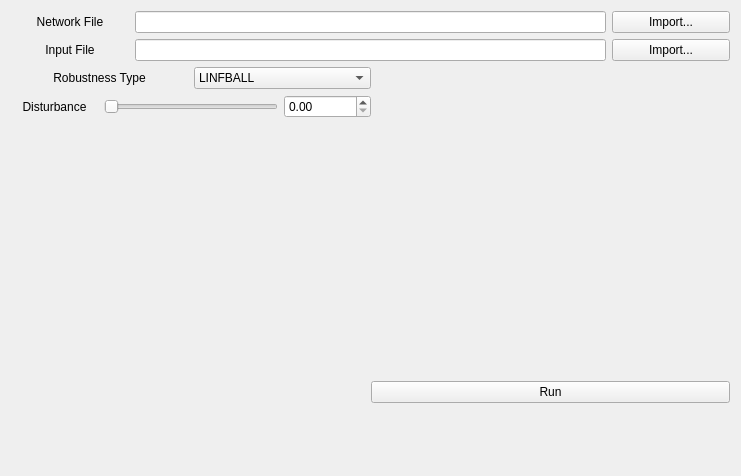
<?xml version="1.0" encoding="UTF-8"?>
<ui version="4.0">
 <class>ConfigurationView</class>
 <widget class="QWidget" name="ConfigurationView">
  <property name="geometry">
   <rect>
    <x>0</x>
    <y>0</y>
    <width>741</width>
    <height>476</height>
   </rect>
  </property>
  <property name="windowTitle">
   <string>Form</string>
  </property>
  <layout class="QGridLayout" name="gridLayout">
   <item row="0" column="0">
    <layout class="QVBoxLayout" name="verticalLayout" stretch="1,1,5,1,1">
     <item>
      <layout class="QHBoxLayout" name="horizontalLayout_2" stretch="1,4,1">
       <item>
        <widget class="QLabel" name="label">
         <property name="text">
          <string>Network File</string>
         </property>
         <property name="alignment">
          <set>Qt::AlignCenter</set>
         </property>
        </widget>
       </item>
       <item>
        <widget class="QLineEdit" name="networkFile"/>
       </item>
       <item>
        <widget class="QPushButton" name="importNetwork">
         <property name="text">
          <string>Import...</string>
         </property>
        </widget>
       </item>
      </layout>
     </item>
     <item>
      <layout class="QHBoxLayout" name="horizontalLayout_5" stretch="1,4,1">
       <item>
        <widget class="QLabel" name="label_2">
         <property name="text">
          <string>Input File</string>
         </property>
         <property name="alignment">
          <set>Qt::AlignCenter</set>
         </property>
        </widget>
       </item>
       <item>
        <widget class="QLineEdit" name="inputFile"/>
       </item>
       <item>
        <widget class="QPushButton" name="chooseInput">
         <property name="text">
          <string>Import...</string>
         </property>
        </widget>
       </item>
      </layout>
     </item>
     <item>
      <layout class="QHBoxLayout" name="horizontalLayout_4" stretch="1,1">
       <item>
        <layout class="QVBoxLayout" name="verticalLayout_5" stretch="1,1,1">
         <item>
          <layout class="QHBoxLayout" name="horizontalLayout_8" stretch="1,1">
           <item>
            <widget class="QLabel" name="label_4">
             <property name="text">
              <string>Robustness Type</string>
             </property>
             <property name="alignment">
              <set>Qt::AlignCenter</set>
             </property>
            </widget>
           </item>
           <item>
            <widget class="QComboBox" name="robustnessType">
             <item>
              <property name="text">
               <string>LINFBALL</string>
              </property>
             </item>
             <item>
              <property name="text">
               <string>BRIGHTNESS</string>
              </property>
             </item>
             <item>
              <property name="text">
               <string>CUSTOMBOX</string>
              </property>
             </item>
            </widget>
           </item>
          </layout>
         </item>
         <item>
          <layout class="QHBoxLayout" name="horizontalLayout_6" stretch="1,2,1">
           <item>
            <widget class="QLabel" name="label_3">
             <property name="text">
              <string>Disturbance</string>
             </property>
             <property name="alignment">
              <set>Qt::AlignCenter</set>
             </property>
            </widget>
           </item>
           <item>
            <widget class="QSlider" name="deltaSlider">
             <property name="orientation">
              <enum>Qt::Horizontal</enum>
             </property>
            </widget>
           </item>
           <item>
            <widget class="QDoubleSpinBox" name="deltaSpin"/>
           </item>
          </layout>
         </item>
         <item>
          <layout class="QHBoxLayout" name="horizontalLayout_7"/>
         </item>
        </layout>
       </item>
       <item>
        <layout class="QVBoxLayout" name="verticalLayout_4"/>
       </item>
      </layout>
     </item>
     <item>
      <layout class="QHBoxLayout" name="horizontalLayout_3" stretch="1,1">
       <item>
        <layout class="QVBoxLayout" name="verticalLayout_2"/>
       </item>
       <item>
        <layout class="QVBoxLayout" name="verticalLayout_3">
         <item>
          <widget class="QPushButton" name="run">
           <property name="text">
            <string>Run</string>
           </property>
          </widget>
         </item>
        </layout>
       </item>
      </layout>
     </item>
     <item>
      <layout class="QHBoxLayout" name="horizontalLayout"/>
     </item>
    </layout>
   </item>
  </layout>
 </widget>
 <resources/>
 <connections/>
</ui>
